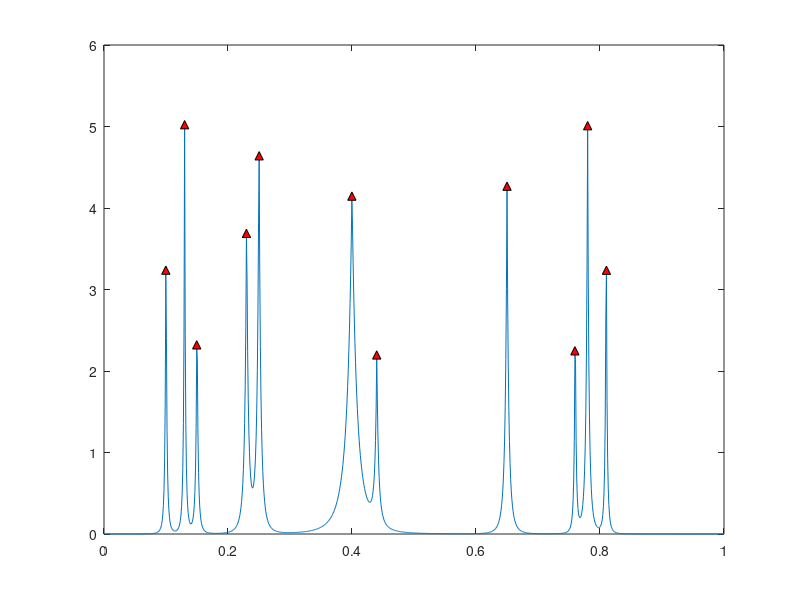

This chart was generated by the following MATLAB code:
x = linspace(0,1,1024);
Pos = [0.1 0.13 0.15 0.23 0.25 0.40 ...
 0.44 0.65  0.76 0.78 0.81];
Hgt = [ 4  5   3   4  5  4.2 2.1 4.3  3.1 5.1 4.2];
Wdt = [.005 .005 .006 .01 .01 .03 .01 .01  .005 .008 .005];
PeakSig = zeros(size(x));
  for n =1:length(Pos)
    PeakSig = ...
PeakSig + Hgt(n)./( 1 + abs((x - Pos(n))./Wdt(n))).^4;
  end 
% find peaks with defaults
[pks,locs] = findpeaks(PeakSig);
plot(x,PeakSig); hold on;
% offset values of peak heights for plotting
plot(x(locs),pks+0.05,'k^','markerfacecolor',[1 0 0]);